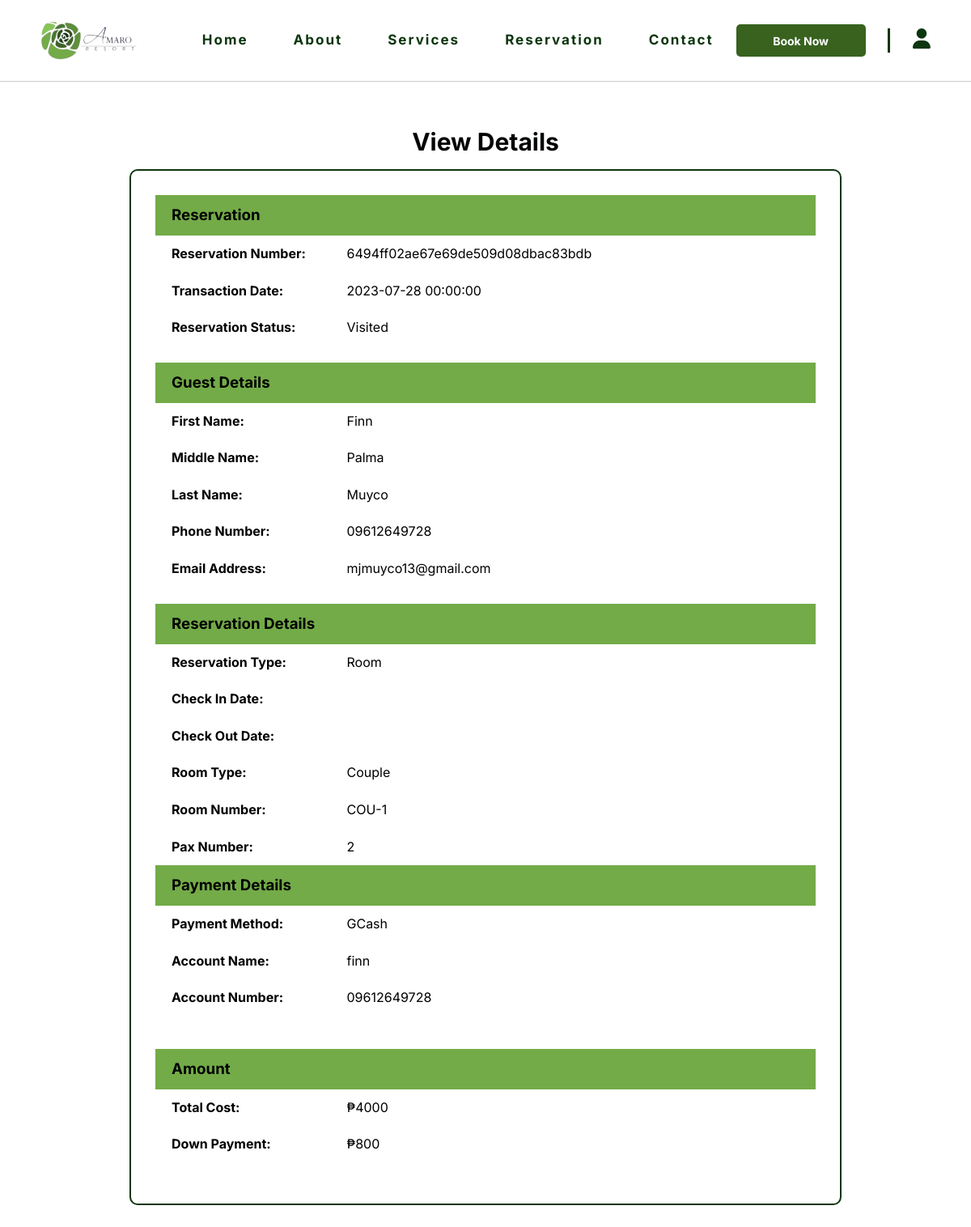
/details.php?reservation_id=6494ff02ae67e69de509d08dbac83bdb, run on the app's committed database.
### tables this page shows
CREATE TABLE `reservations` (
  `reservation_id` varchar(255) NOT NULL,
  `guest_id` int(11) NOT NULL,
  `reservation_type` enum('Swimming','Room','Event','') NOT NULL,
  `reservation_date` datetime NOT NULL,
  `payment_method` enum('GCash','Paypal','MasterCard','') NOT NULL,
  `total_cost` float NOT NULL,
  `down_payment` float NOT NULL,
  `res_status` enum('Pending','Paid','Visited') NOT NULL
);

CREATE TABLE `guests` (
  `guest_id` int(11) NOT NULL,
  `first_name` varchar(100) NOT NULL,
  `middle_name` varchar(100) DEFAULT NULL,
  `last_name` varchar(100) NOT NULL,
  `phone_number` varchar(15) NOT NULL,
  `email_address` varchar(100) NOT NULL,
  `password` varchar(100) NOT NULL,
  `type` enum('User','Admin','','') NOT NULL,
  `creation_date` datetime NOT NULL DEFAULT current_timestamp(),
  `modification_date` date DEFAULT NULL
);

CREATE TABLE `rooms` (
  `room_id` int(11) NOT NULL,
  `room_type` enum('Couple','Family','','') NOT NULL,
  `pax_min` int(11) NOT NULL,
  `pax_max` int(11) NOT NULL,
  `price` float NOT NULL
);

CREATE TABLE `room_numbers` (
  `room_number` varchar(11) NOT NULL,
  `room_id` int(11) NOT NULL,
  `reserved_check_in` date DEFAULT NULL,
  `reserved_check_out` date DEFAULT NULL
);

CREATE TABLE `room_reservations` (
  `room_reservation_id` int(11) NOT NULL,
  `reservation_id` varchar(255) NOT NULL,
  `room_type` enum('Couple','Family','','') NOT NULL,
  `pax_number` int(11) NOT NULL,
  `room_number` varchar(11) NOT NULL
);

CREATE TABLE `gcash_payment_details` (
  `gcash_payment_id` int(11) NOT NULL,
  `reservation_id` varchar(255) NOT NULL,
  `account_name` varchar(100) NOT NULL,
  `account_number` varchar(15) NOT NULL
);

### details.php (the view, shortened to what this page needs)
<?php
require_once "includes/dbh.inc.php";
  if(isset($_GET['reservation_id'])){
    $reservation_id = $_GET['reservation_id'];
    $query = "SELECT * FROM reservations WHERE reservation_id = ?";
    $stmt = $pdo->prepare($query);
    $stmt->execute([$reservation_id]);
    $result = $stmt->fetch(PDO::FETCH_ASSOC);
    if($result) {
      $reservation_id = $result["reservation_id"];
      $guest_id = $result["guest_id"];
      $res_type = $result["reservation_type"];
      $date_created = $result["reservation_date"];
      $paymentMethod = $result["payment_method"];
      $totalcost = $result["total_cost"];
      $downpayment = $result["down_payment"];
      $res_status = $result["res_status"];
  }
  $query = "SELECT * FROM guests WHERE guest_id = ?";
  $stmt = $pdo->prepare($query);
  $stmt->execute([$guest_id]);
  $result = $stmt->fetch(PDO::FETCH_ASSOC);
  if($result) {
    $firstname = $result["first_name"];
    $middlename = $result["middle_name"];
    $lastname = $result["last_name"];
    $phonenumber = $result["phone_number"];
    $emailaddress = $result["email_address"];
  }
}
  if($res_type == "Room"){
    $query = "SELECT * FROM reservations
    LEFT JOIN room_reservations ON reservations.reservation_id = room_reservations.reservation_id
    LEFT JOIN room_numbers ON room_reservations.room_number = room_numbers.room_number
    LEFT JOIN rooms ON room_numbers.room_id = rooms.room_id
    WHERE reservations.reservation_id = ?";
    $stmt = $pdo->prepare($query);
    $stmt->execute([$reservation_id]);
    $result = $stmt->fetch(PDO::FETCH_ASSOC);
    if($result) {
      $room_id = $result["room_id"];
      $paxNum = $result["pax_number"];
      $room_number = $result["room_number"];
    }
    $query = "SELECT * FROM rooms WHERE room_id = ?";
    $stmt = $pdo->prepare($query);
    $stmt->execute([$room_id]);
    $result = $stmt->fetch(PDO::FETCH_ASSOC);
    if($result) {
      $roomtype = $result["room_type"];
    }
}
  if($paymentMethod == "GCash"){
    $query = "SELECT * FROM gcash_payment_details WHERE reservation_id = ?";
    $stmt = $pdo->prepare($query);
    $stmt->execute([$reservation_id]);
    $result = $stmt->fetch(PDO::FETCH_ASSOC);
    if($result) {
      $paymentAccountname = $result["account_name"];
      $paymentAccountnumber = $result["account_number"];
  }
}
?>
<!DOCTYPE html>
<html lang="en">
  <head>
    <link rel="stylesheet" href="css/details.css" />
  </head>
  <body>
    <section id="navBar" class="page-section active">
      <div class="nav" id="nav">
        <div class="site-nav">
          <div class="site-name" id="site-name">
            <img
              src="css/page-images/AmaroResort.png"
              alt="logo"
              class="logo"
            />
          </div>
          <div class="nav-bar" id="navbar">
            <a class="navBar" href="index.php"> Home </a>
            <a class="navBar" href="about.html"> About </a>
            <a class="navBar" href="services.html"> Services </a>
            <a class="navBar" href="reservation.html"> Reservation </a>
            <a class="navBar" href="contact.html"> Contact </a>
          </div>
          <a href="reservation.html" id="book-button">
            <button type="button" class="book-btn">Book Now</button>
          </a>
          <div class="vl"></div>
          <span><i class="fas fa-user" id="user"></i></span>
        </div>
      </div>
    </section>
    <section id="bookingSummary">
      <div class="summary-container">
        <span class="section-phrase">View Details</span>
        <div class="booking-summary-container">
          <div class="details-container">
            <div class="section-title"><h3>Reservation</h3></div>
            <div class="section-details">
              <span>Reservation Number: </span>
              <p><?php echo $reservation_id ?></p>
            </div>
            <div class="section-details">
              <span>Transaction Date:</span>
              <p><?php echo $date_created ?></p>
            </div>
            <div class="section-details">
              <span>Reservation Status:</span>
              <p><?php echo $res_status ?></p>
            </div>
          </div>
          <div class="details-container">
            <div class="section-title"><h3>Guest Details</h3></div>
            <div class="section-details">
              <span>First Name:</span>
              <p><?php echo $firstname ?></p>
            </div>
            <div class="section-details">
              <span>Middle Name:</span>
              <p><?php echo $middlename ?></p>
            </div>
            <div class="section-details">
              <span>Last Name:</span>
              <p><?php echo $lastname ?></p>
            </div>
            <div class="section-details">
              <span>Phone Number:</span>
              <p><?php echo $phonenumber ?></p>
            </div>
            <div class="section-details">
              <span>Email Address:</span>
              <p><?php echo $emailaddress ?></p>
            </div>
          </div>
          <div class="details-container">
            <div class="section-title"><h3>Reservation Details</h3></div>
            <?php if($res_type == "Swimming"): ?>
              <div class="section-details">
                <span>Reservation Type:</span>
                <p><?php echo $res_type ?></p>
              </div>
              <div class="section-details">
                <span>Date of Visit:</span>
                <p><?php echo $dateofvisit ?></p>
              </div>
              <div class="section-details">
                <span>Time Slot:</span>
                <p><?php echo $timeSlot ?></p>
              </div>
              <div class="section-details">
                <span>Adult:</span>
                <p><?php echo $Adult ?></p>
              </div>
              <div class="section-details">
                <span>Children:</span>
                <p><?php echo $Children ?></p>
              </div>
              <div class="section-details">
                <span>Senior/PWD:</span>
                <p><?php echo $SeniorPWD ?></p>
              </div>
              <div class="section-details">
                <span>Cottage Type:</span>
                <p><?php echo $cottageType ?></p>
              </div>
              <div class="section-details">
                <span>Cottage Number:</span>
                <p><?php echo $cottage_id ?></p>
              </div>
            <?php elseif($res_type == "Room"): ?>
              <div class="section-details">
                <span>Reservation Type:</span>
                <p><?php echo $res_type ?></p>
              </div>
              <div class="section-details">
                <span>Check In Date:</span>
              </div>
              <div class="section-details">
                <span>Check Out Date:</span>
              </div>
              <div class="section-details">
                <span>Room Type:</span>
                <p><?php echo $roomtype ?></p>
              </div>
              <div class="section-details">
                <span>Room Number:</span>
                <p><?php echo $room_number ?></p>
              </div>
              <div class="section-details">
                <span>Pax Number:</span>
                <p><?php echo $paxNum ?></p>
              </div>
            <?php endif; ?>
          <div class="details-container">
            <div class="section-title"><h3>Payment Details</h3></div>
              <?php if($paymentMethod == "Paypal"): ?>
                <?php  echo $paymentMethod; ?>
                <div class="section-details">
                  <span>Payment Method:</span>
                  <p><?php echo ucfirst($paymentMethod) ?></p>
                </div>
                <div class="section-details">
                  <span>Email Address:</span>
                  <p><?php echo $paymentEmailadd ?></p>
                </div>
              <?php elseif($paymentMethod == "GCash"): ?>
                <div class="section-details">
                  <span>Payment Method:</span>
                  <p><?php echo ucfirst($paymentMethod) ?></p>
                </div>
                <div class="section-details">
                  <span>Account Name:</span>
                  <p><?php echo $paymentAccountname ?></p>
                </div>
                <div class="section-details">
                  <span>Account Number:</span>
                  <p><?php echo $paymentAccountnumber ?></p>
                </div>
              <?php endif; ?>
              </div>
          </div>
          <div class="details-container">
            <div class="section-title"><h3>Amount</h3></div>
            <div class="section-details">
              <span>Total Cost:</span>
              <p><?php echo '₱' .$totalcost ?></p>
            </div>
            <div class="section-details">
              <span>Down Payment:</span>
              <p><?php echo '₱' .$downpayment ?></p>
            </div>
        </div>
      </div>
    </section>
  </body>
</html>

### css/details.css (style rules this page uses)
:root { --primary-button-clr: #38621E; --primary-btn-hover: #60814b; --secondary-button-clr: #FCFDFC; --background-clr: #E9F2EB; --accent-clr: #73AB48; --textlink-hover: #3d5e3e; --main-text-clr: #0C360E; --text-black-clr: #040605; --text-green-clr: #2A401C; }
* { box-sizing: border-box; padding: 0; margin: 0; font-family: 'Inter', sans-serif; }
html { scroll-behavior: smooth; }
body { line-height: 1.6; background-color: #fff; }
.section-phrase { color: var(--text-black-clr); font-weight: bold; font-size: 30px; text-align: center; margin-bottom: 10px; }
#bookingSummary { display: flex; margin: 50px; }
.summary-container { width: 100%; height: auto; color: #000; display: flex; flex-direction: column; align-items: center; justify-content: center; margin-bottom: 20px; text-align: center; }
.booking-summary-container { width: 80%; height: auto; border: 2px solid var(--main-text-clr); border-radius: 10px; padding: 30px; display: flex; flex-direction: column; align-items: center; justify-content: center; }
.section-title { width: 100%; background: var(--accent-clr); padding: 10px 10px 10px 20px; }
.booking-summary-container h3 { text-align: left; }
.details-container { width: 100%; margin-bottom: 20px; }
.section-details { width: 100%; padding: 10px 10px 10px 20px; display: flex; }
.section-details span { margin-right: 20px; font-weight: bold; width: 25%; text-align: left; }

### data on the page
reservations: reservation_id "6494ff02ae67e69de509d08dbac83bdb", reservation_date "2023-07-28 00:00:00", res_status "Visited", reservation_type "Room", room_numbers.room_number "COU-1", room_reservations.pax_number "2", payment_method "GCash", total_cost "4000", down_payment "800"
guests: first_name "Finn", middle_name "Palma", last_name "Muyco", phone_number "09612649728", email_address "mjmuyco13@gmail.com"
rooms: room_type "Couple"
gcash_payment_details: account_name "finn", account_number "09612649728"
